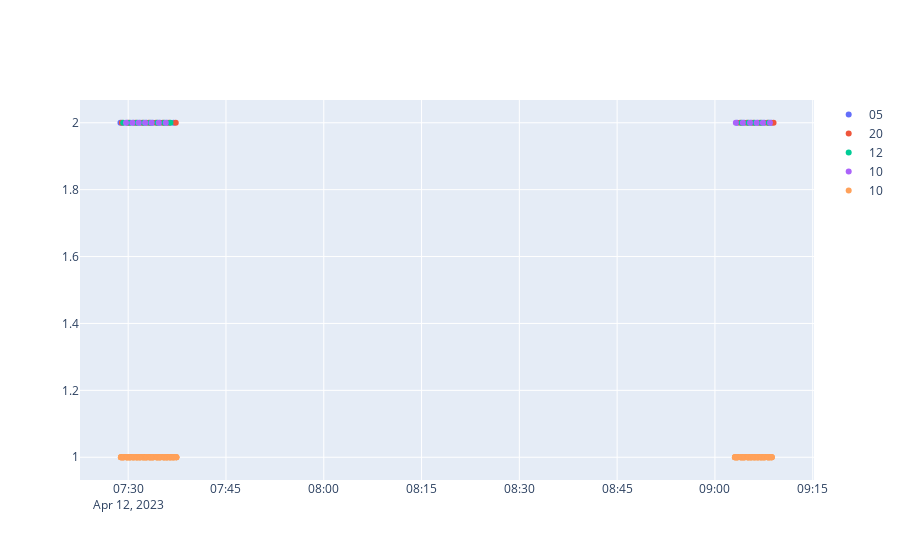

Here is the notebook cell this chart was saved with:
### Code cell
lorries = data._value[data._value > 1].unique()

import plotly.graph_objects as go

fig = go.Figure()

for lorry in lorries:

    index = (data["_value"]==lorry) #& (data["_time"]<="2023-04-12T07:38:00")
        
    
    fig.add_trace(
        go.Scatter(
            x=data.loc[index,"_time"],
            y=data.loc[index,"_value"].shape[0]*[2],
            marker=dict(                
                ),
            mode='markers',            
            name="%02d"%(lorry)
        ))

index = (data["_value"].isin([1])) #& (data["_time"]<="2023-04-12T07:38:00")

fig.add_trace(
    go.Scatter(
        x=data.loc[index,"_time"],
        y=data.loc[index,"_value"],
        marker=dict(                
            ),
        mode='markers',            
        name="%02d"%(lorry)
    ))


fig.show()
